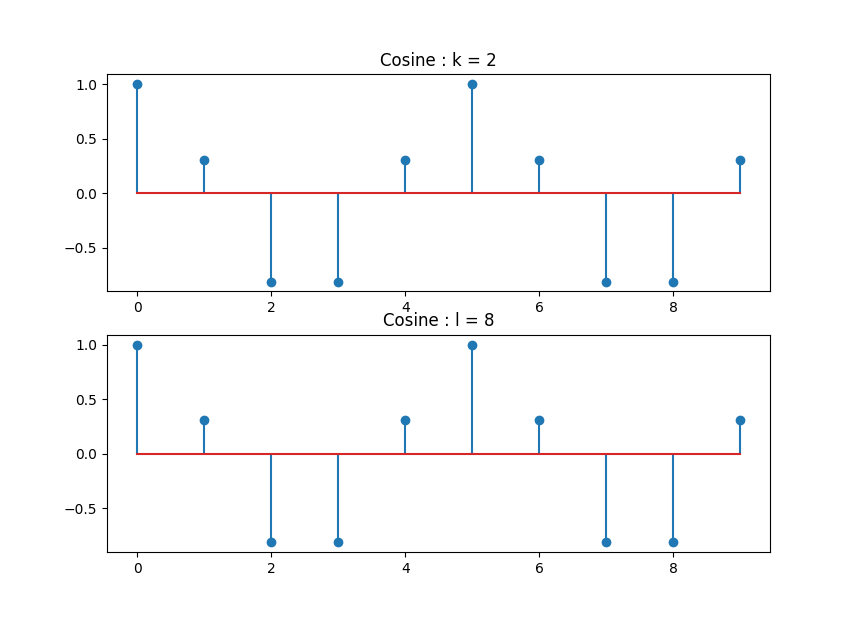

Write Python code to recreate this figure.
from matplotlib import pyplot as plt
import numpy as np

N = 10
n = np . arange (0 , N )
k = 2
l = N - k

# Discrete Cosine
cos_k = np . cos (2 * np . pi * k * n / N )

cos_l = np . cos (2 * np . pi * l * n / N )

#plotting
plt.figure(figsize=(10,8))
plt.subplot (2 , 1 , 1)
plt.stem(n , cos_k )
plt.title(f'Cosine : k = {k }')
plt.subplot (2 , 1 , 2)
plt.stem(n , cos_l )
plt.title(f'Cosine : l = {l }')
plt.show () 

#Both plots are identical ie the amplitude is the same for each value of n
